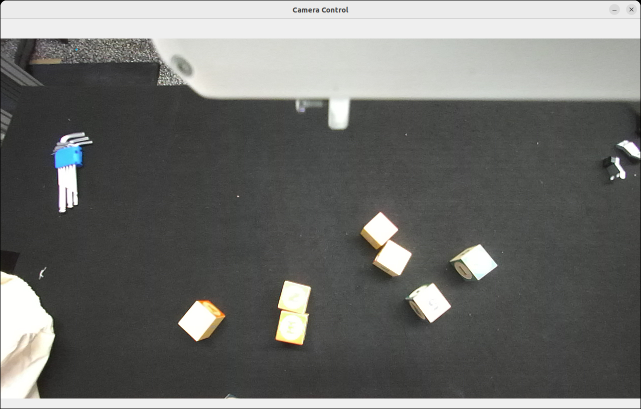
#> input picture irobman-project/irobman-project/scripts/cube_detection/imgs/img1.png, 1282 x 818 px (shown at 1/2 size)
$ python rectangle_detection_tune.py
#> lines starting #> are read from the running program, lines starting #| are printed output that depends on the picture; after the words box and inside, x2 and y2 are one past the last pixel; in counts of white or black regions, pixels touching at a corner belong together
### irobman-project/irobman-project/scripts/cube_detection/get_image.py
import pyzed.sl as sl
import cv2


# [35 lines left out: function capture_image, not called in this run]


IMG_PATH = 'imgs/'
def load_image(img_name):
#> called with img_name = 'img1.png'
    img = cv2.imread(IMG_PATH + img_name)
#> img is the input picture: shape (818, 1282, 3); mean B, G, R 109.1, 111.7, 111.1
    return img

### irobman-project/irobman-project/scripts/cube_detection/rectangle_detection_tune.py
# SOURCE: https://ch.mathworks.com/help/supportpkg/robotmanipulator/ug/configure-object-detection-using-opencv.html

import cv2
import numpy as np
from get_image import capture_image, load_image


# initial values
blur = 7
blur_sigmacol = 0.0
blur_sigmaspace = 0.0
morph_ksize = 7
th_blocksize = 185
th_c = 4
canny_aperturesize = 3
canny_L2gradient = True
dil_ksize = 1
area_min = 500
area_max = 10000
cnt_thickness = 1
poly_eps = 0.026


# start
img = load_image("img1.png")
scaling = 0.5  # scale image for visualization

img = cv2.resize(img, (0,0), fx=scaling, fy=scaling)
#> img: shape (409, 641, 3)
window_name = 'image'


def run(img_to_show=None):

    # gray conversion
    img_gray = cv2.cvtColor(img, cv2.COLOR_RGB2GRAY)

    # blur the image
    #img_blurred = cv2.medianBlur(img_gray, blur)
    img_blurred = cv2.bilateralFilter(img_gray, blur, sigmaColor=blur_sigmacol, sigmaSpace=blur_sigmaspace)

    if img_to_show in ['blur', 'blur_sigmacol', 'blur_sigmaspace']:
        cv2.imshow(window_name, img_blurred)

    rect_kernel = cv2.getStructuringElement(cv2.MORPH_RECT, (morph_ksize, morph_ksize))
    morph_img = cv2.morphologyEx(img_blurred, cv2.MORPH_CLOSE, rect_kernel)  # MORPH_CLOSE (MOPRPH_RECT also works)
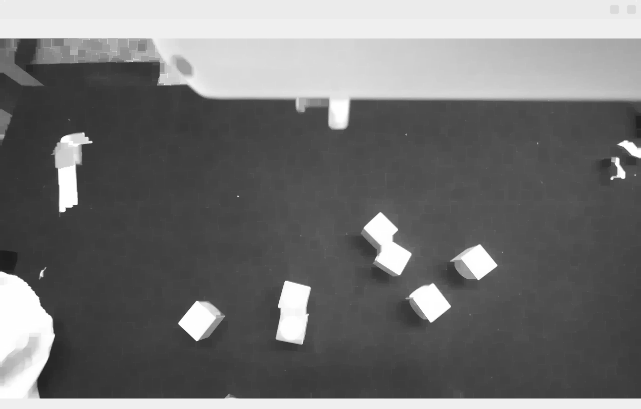
#> morph_img: shape (409, 641); min 29, max 255, mean 115.4
    if img_to_show in ['morph_ksize']:
        cv2.imshow(window_name, morph_img)

    # adaptive thresholding:
    #thresh_image = cv2.adaptiveThreshold(morph_img, 255, cv2.ADAPTIVE_THRESH_GAUSSIAN_C, cv2.THRESH_BINARY, th_blocksize, th_c) # 11,2
    # or threshold binarization:
    _, thresh_image = cv2.threshold(morph_img, th_blocksize, 255, cv2.THRESH_BINARY)
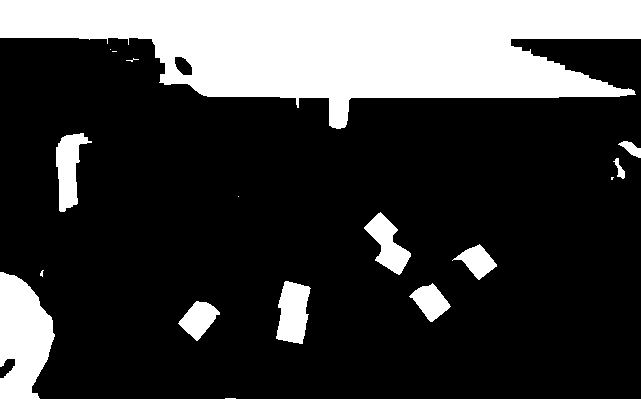
#> thresh_image: shape (409, 641); 25.8% white; 16 white regions (6 under 20 px), largest, box (x1, y1, x2, y2) and area: (0, 0, 641, 129) 48899, (0, 272, 641, 409) 11474, (276, 281, 311, 344) 1601

    if img_to_show == 'th_blocksize' or img_to_show == 'th_c':
        cv2.imshow(window_name, thresh_image)


    # optional: edge detection
    canny_image = cv2.Canny(thresh_image, 255, 255, apertureSize=canny_aperturesize, L2gradient=canny_L2gradient)
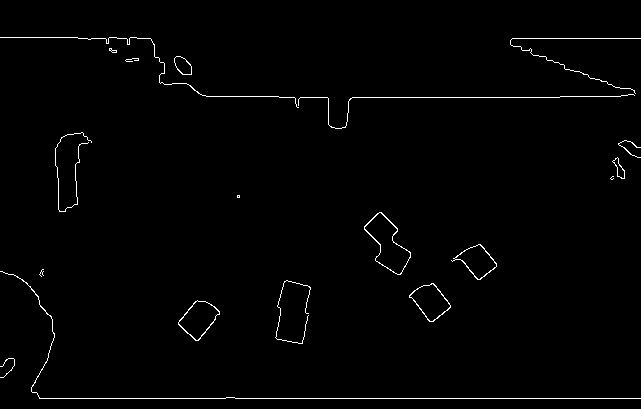
#> canny_image: shape (409, 641); 1.2% white in thin lines or dots, all inside (x1, y1, x2, y2) = (0, 37, 641, 399)
    if img_to_show == 'canny_aperturesize' or img_to_show == 'canny_L2gradient':
        cv2.imshow(window_name, canny_image)
    canny_image = thresh_image # edge detection is not necessary if binarization-threshold is used


    # bring the lines and areas closer together (merge them)
    kernel = np.ones((dil_ksize, dil_ksize), np.uint8)
    dilated_img = cv2.dilate(canny_image, kernel, iterations=1)

    if img_to_show == 'dil_ksize':
        cv2.imshow(window_name, dilated_img)

    # find contours
    contours, hierarchy = cv2.findContours(dilated_img, cv2.RETR_TREE, cv2.CHAIN_APPROX_SIMPLE)
#> contours = 17 contours, 6 with area under 20; largest, box (x1, y1, x2, y2) and area: (0, 0, 641, 129) 48232, (0, 272, 641, 409) 10690, (276, 281, 311, 344) 1516, (56, 133, 92, 212) 1416, (364, 212, 411, 275) 1277

    filtered_contours = []
    min_rects = []
    box_img = img.copy()

    for cnt in contours:
        approx = cv2.contourArea(cnt)

        if approx > area_min and approx < area_max:
            filtered_contours.append(cnt)

            """
            # find minimum rectangles around contour
            # (-> no reliable method because it can be a contour of any shape...)
            min_rect = cv2.minAreaRect(cnt)
            min_rects.append(min_rect)
            box = cv2.boxPoints(min_rect)
            box = np.intp(box)  # np.intp: Integer used for indexing (same as C size_t; normally either int32 or int64)
            cv2.drawContours(box_img, [box], 0, (0, 255, 0), cnt_thickness)
            """
#> this loop made 17 passes
#> after the loop, filtered_contours = 6 contours; box (x1, y1, x2, y2) and area: (276, 281, 311, 344) 1516, (56, 133, 92, 212) 1416, (364, 212, 411, 275) 1277, (178, 301, 220, 341) 878, (409, 283, 451, 322) 822, (452, 244, 497, 280) 717
    """
    # show always box img
    cv2.imshow('Rect around contours', box_img)
    """

    width = img.shape[1::-1][1]
#> width = 409
    height = img.shape[1::-1][0]
#> height = 641

    # create contour image
    contour_img = np.zeros((width, height, 3), np.uint8)
    cv2.drawContours(contour_img, filtered_contours, -1, (255, 255, 255), cnt_thickness)
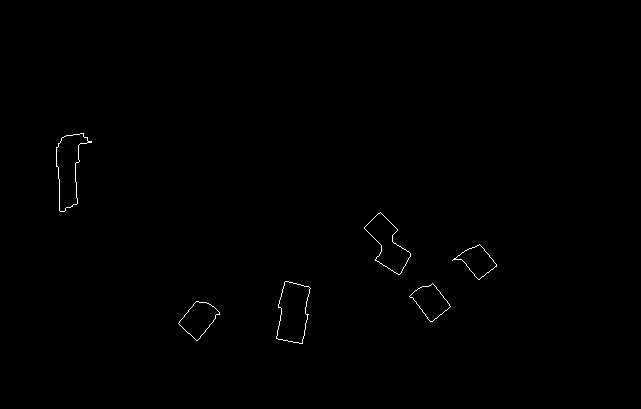
#> contour_img: shape (409, 641, 3); 0.3% white in thin lines or dots, all inside (x1, y1, x2, y2) = (56, 133, 497, 344)
    if img_to_show in ['cnt_thickness', 'area_min', 'area_max']:
        cv2.imshow(window_name, contour_img)

    # create shape image containing detected rectangles
    shapes_img = img.copy()
    cube_count = 0
    for cnt in filtered_contours:
        x1, y1 = cnt[0][0]
        approx = cv2.approxPolyDP(cnt, poly_eps * cv2.arcLength(cnt, True), True)
        if len(approx) == 4:
            # TODO: filter cubes: ensure that the 4 edges have approximately the same length
            shapes_img = cv2.drawContours(shapes_img, [cnt], -1, (0, 255, 0), 1)
            shapes_img = cv2.drawContours(shapes_img, [approx], -1, (0, 255, 0), 2)
            cv2.putText(shapes_img, 'Cube', (x1, y1), cv2.FONT_HERSHEY_SIMPLEX, 0.5, (0, 255, 0), 2)
            cube_count += 1
#> this loop made 6 passes
#> (x1, y1, approx, cube_count) on passes 2 to 3: (432, 283, [[432, 283], [409, 296], [430, 321], [450, 306]], 1), (285, 281, [[285, 281], [276, 338], [302, 343], [310, 288]], 2)
#> (x1, y1) on passes 1, 4, 5, 6: (196, 301), (479, 244), (380, 212), (80, 133)
#> pass 3, in run, `shapes_img = cv2.drawContours(shapes_img, [approx], -1, (0, 255, 0), 2)`:
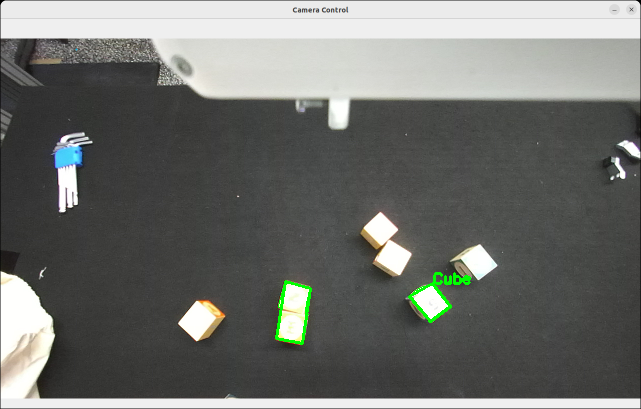
#> shapes_img: shape (409, 641, 3); mean B, G, R 108.5, 112.2, 110.4
#> after the loop:
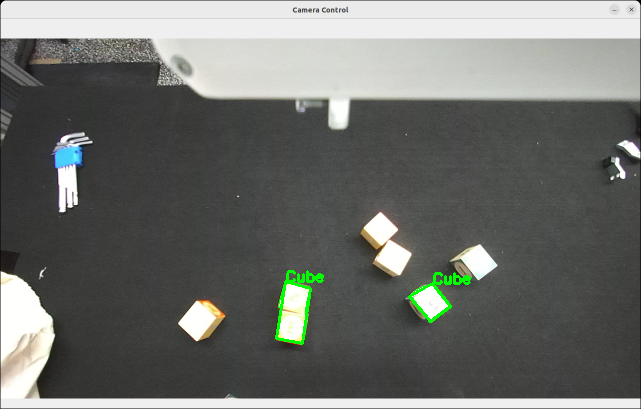
#> shapes_img: shape (409, 641, 3); 0.1% of pixels changed, all inside (x1, y1, x2, y2) = (286, 270, 324, 283)
#> after the loop, cube_count = 2

    if img_to_show in ['poly_eps']:
        cv2.imshow(window_name, shapes_img)

    # show always contours img
    cv2.imshow("contours", contour_img)

    # show always result img
    cv2.putText(shapes_img, f'cubes detected: {cube_count}', (10, shapes_img.shape[0] - 10), cv2.FONT_HERSHEY_SIMPLEX, 0.7, (0, 255, 0), 2)
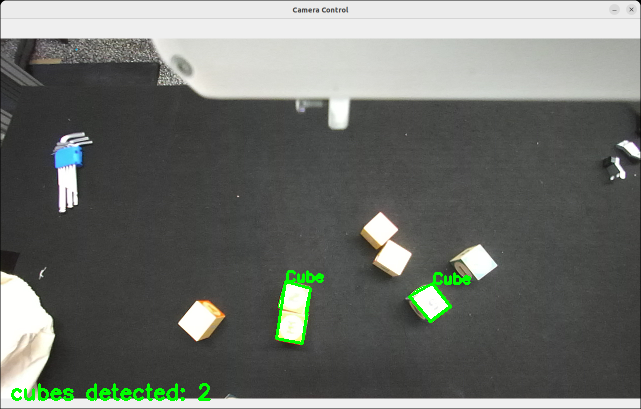
#> shapes_img: shape (409, 641, 3); 0.52% of pixels changed, all inside (x1, y1, x2, y2) = (11, 383, 211, 401)
    cv2.imshow("result", shapes_img)


# [87 lines left out: functions change_blur, change_th_blocksize, change_th_c, change_canny_aperturesize, change_canny_L2gradient, change_cnt_thickness and 8 more, not called in this run]


cv2.imshow(window_name, img)

run()

cv2.createTrackbar('blur', window_name, 7, 30, change_blur)
cv2.createTrackbar('blur_sigmacol', window_name, 0, 300, change_blur_sigmacol)
cv2.createTrackbar('blur_sigmaspace', window_name, 0, 300, change_blur_sigmaspace)
cv2.createTrackbar('morph_ksize', window_name, 7, 50, change_morph_ksize)
cv2.createTrackbar('th_blocksize', window_name, 185, 255, change_th_blocksize) # 30
cv2.createTrackbar('th_c', window_name, 4, 255, change_th_c) # 30
cv2.createTrackbar('canny_aperturesize', window_name, 3, 7, change_canny_aperturesize)
cv2.createTrackbar('canny_L2gradient', window_name, 1, 1, change_canny_L2gradient)
cv2.createTrackbar('dil_ksize', window_name, 1, 100, change_dil_ksize)
cv2.createTrackbar('cnt_thickness', window_name, 1, 10, change_cnt_thickness)
cv2.createTrackbar('area_min', window_name, 500, 10000, change_area_min)
cv2.createTrackbar('area_max', window_name, 10000, 10000, change_area_max)
cv2.createTrackbar('poly_eps', window_name, 26, 100, change_poly_eps)

cv2.waitKey(0)
cv2.destroyAllWindows()

$ run again, with irobman-project/irobman-project/scripts/cube_detection/imgs/img4.png copied over irobman-project/irobman-project/scripts/cube_detection/imgs/img1.png
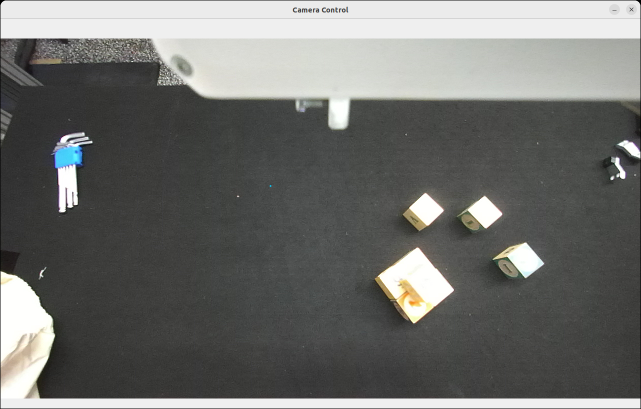
#> input picture irobman-project/irobman-project/scripts/cube_detection/imgs/img4.png, 1282 x 818 px (shown at 1/2 size)
#> in load_image, img is the input picture: shape (818, 1282, 3); mean B, G, R 108.6, 111.2, 110.5
#> img: shape (409, 641, 3)
#> in run, `_, thresh_image = cv2.threshold(morph_img, th_blocksize, 255, cv2.THRE..`:
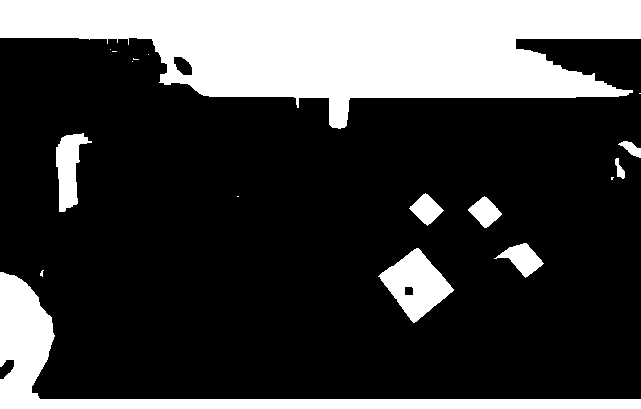
#> thresh_image: shape (409, 641); 25.6% white; 18 white regions (9 under 20 px), largest, box (x1, y1, x2, y2) and area: (0, 0, 641, 129) 48876, (0, 272, 641, 409) 11458, (378, 248, 454, 323) 2890
#> canny_image: shape (409, 641); 1.1% white in thin lines or dots, all inside (x1, y1, x2, y2) = (0, 37, 641, 399)
#> contours = 20 contours, 9 with area under 20; largest, box (x1, y1, x2, y2) and area: (0, 0, 641, 129) 48220, (0, 272, 641, 409) 10677, (378, 248, 454, 323) 2867, (56, 133, 92, 212) 1412, (494, 243, 544, 278) 747
#> the loop in run, `for cnt in contours:` made 20 passes
#> approx on passes 1, 2, 3, 4, 5, 6, 8, 9: 10677, 8, 2867, 77.5, 747, 556.5, 568.5, 2.5
#> after the loop in run, `for cnt in contours:`: filtered_contours = 5 contours; box (x1, y1, x2, y2) and area: (378, 248, 454, 323) 2867, (56, 133, 92, 212) 1412, (494, 243, 544, 278) 747, (409, 193, 444, 226) 568, (468, 196, 502, 228) 556
#> contour_img: shape (409, 641, 3); 0.24% white in thin lines or dots, all inside (x1, y1, x2, y2) = (56, 133, 544, 323)
#> the loop in run, `for cnt in filtered_contours:` made 5 passes
#> (x1, y1, approx) on passes 1, 3, 4: (416, 248, [[418, 248], [378, 276], [413, 322], [453, 290]]), (484, 196, [[484, 196], [468, 210], [486, 227], [501, 213]]), (425, 193, [[425, 193], [409, 208], [427, 225], [443, 210]])
#> after the loop in run, `for cnt in filtered_contours:`: cube_count = 3
#> in run, `cv2.putText(shapes_img, f'cubes detected: {cube_count}', (10, shapes_i..`:
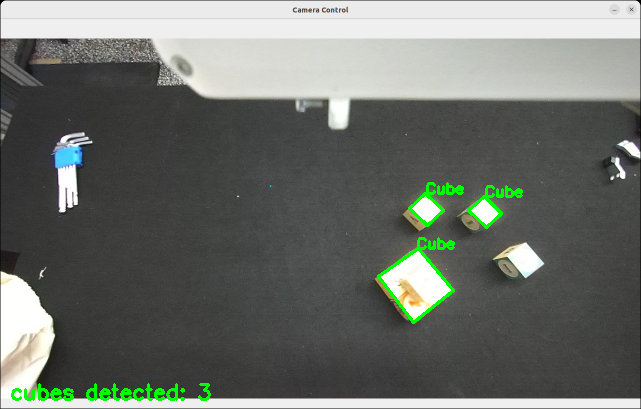
#> shapes_img: shape (409, 641, 3); mean B, G, R 107, 112.8, 108.7
